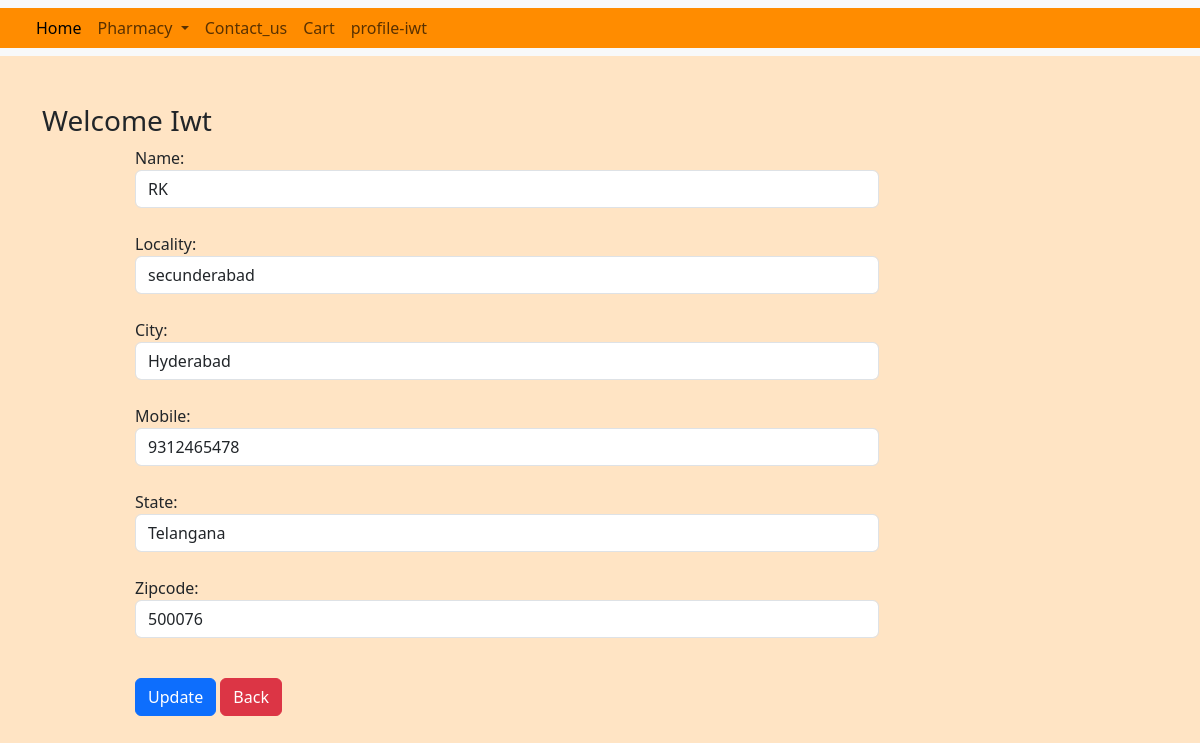
Page /updateaddress/4 (signed in) on the committed database.
### app/models.py (models this page shows, shortened)
class Customer(models.Model):
    user=models.ForeignKey(User,on_delete=models.CASCADE)
    name=models.CharField(max_length=200)
    locality=models.CharField(max_length=200)
    city=models.CharField(max_length=50)
    mobile=models.IntegerField(default=0)
    zipcode=models.IntegerField()
    state=models.CharField(choices=STATE_CHOICES,max_length=100)

### app/views.py (the view, shortened to what this page needs)
# urls.py: path('updateaddress/<int:pk>',views.updateAddress.as_view(),name='updateaddress'),
class updateAddress(View):
    def get(self,request,pk):
        add=Customer.objects.get(pk=pk)
        form=CustomerProfileForm(instance=add)
        return render(request,'updateaddress.html',locals())

### app/forms.py
class CustomerProfileForm(forms.ModelForm):
    class Meta:
        model=Customer
        fields=['name','locality','city','mobile','state','zipcode']
        widgets={
            'name':forms.TextInput(attrs={'class':'form-control'}),
            'locality':forms.TextInput(attrs={'class':'form-control'}),
            'city':forms.TextInput(attrs={'class':'form-control'}),
            'mobile':forms.NumberInput(attrs={'class':'form-control'}),
            'state':forms.Select(attrs={'class':'form-control'}),
            'zipcode':forms.NumberInput(attrs={'class':'form-control'}),
        }

### app/templates/updateaddress.html (shortened to what this page needs)
{% extends 'base.html' %}
{% load static %}
{% block main-content %}
<div class="container my-5">
    <div class="row">
        <h3>Welcome <span class="text-capitalize">{{request.user}}</span></h3>
    </div>
    <div class="col-sm-8 offset-sm-1">
        <form action="" method="post">
            {% for fm in form %}
                {{fm.label_tag}} {{fm}} <small>{{fm.errors|striptags}}</small><br>
            {% endfor %}
            <div class="col-12 mt-3">
                <button type="submit" class="btn btn-primary">Update</button>
                <a href="{% url 'address' %}" type="button" class="btn btn-danger">Back</a>
            </div>
        </form>
    </div>
</div>
{% endblock main-content %}

### app/templates/base.html (shortened to what this page needs)
<!DOCTYPE html>
{% load static %}
<html lang="en">
<head>
    <link href="https://cdn.jsdelivr.net/npm/bootstrap@5.3.0/dist/css/bootstrap.min.css" rel="stylesheet">
</head>
<body style="background-color: bisque;">
    <nav class="navbar navbar-expand-lg bg-body-tertiary" >
        <div class="container-fluid" style="background-color:darkorange">
          <div class="collapse navbar-collapse" id="navbarSupportedContent">
            <ul class="navbar-nav me-auto mb-2  mb-lg-0">
              {% if request.user.is_authenticated %}
              <li class="nav-item">
                    <a class="nav-link active" href="{% url 'home' %}"><Main>Home</Main></a>
              </li>
              <li class="nav-item dropdown">
                <a class="nav-link dropdown-toggle" href="#" role="button" data-bs-toggle="dropdown" aria-expanded="false">
                  Pharmacy
                </a>
              </li>
              <li class="nav-item">
                <a class="nav-link" href="{% url 'contactus' %}"><Main>Contact_us</Main></a>
              </li>
              <li class="nav-item">
                <a class="nav-link" href="{% url 'showcart' %}"><Main>Cart</Main></a>
              </li>
              <li class="nav-item justify-content-end">
                  <a class="nav-link" href="{% url 'profile' %}"><Main>profile-{{request.user}}</Main></a>
              </li>
              {% endif %}
            </ul>
          </div>
        </div>
      </nav>
      {% block main-content %}
      {% endblock main-content %}

### rows in the picture
Customer: form "RK" "secunderabad" "Hyderabad" "9312465478" "Telangana" "500076"

### other values in the picture
{{ request.user }} "iwt"
{{ request.user }} "Iwt"
{{ fm.label_tag }} "Name:" "Locality:" "City:" "Mobile:" "State:" "Zipcode:"
